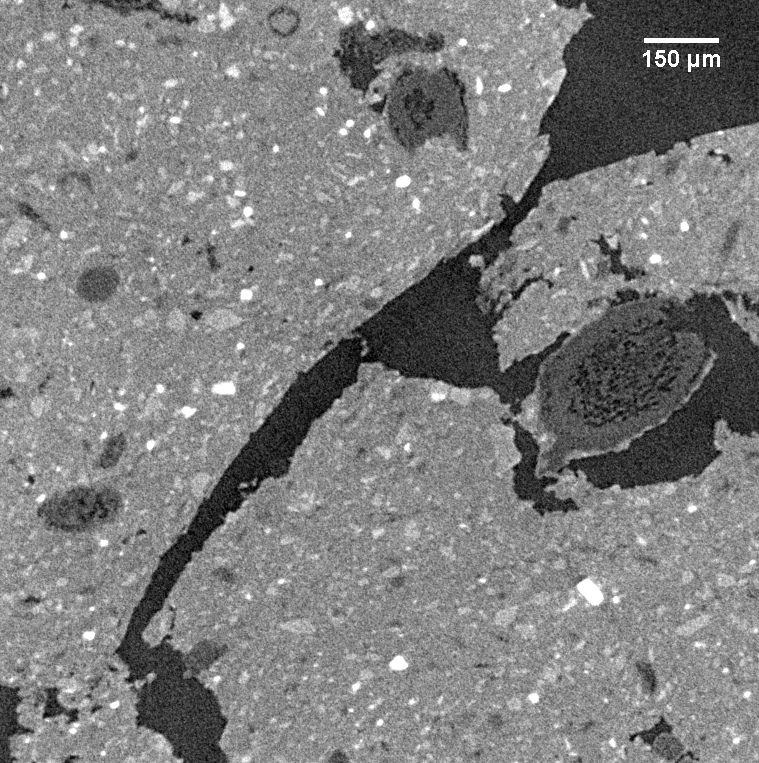
#> input picture data/test_images/A1_test.png, 759 x 763 px, found by its file name; the run also reads 1 picture not shown here
$ jupyter execute --allow-errors 10_STMC_Image_processing_segmentation_and_morphological_operators.ipynb   (shell and % lines are left out)
#> lines starting #> are read from the running program, lines starting #| are printed output that depends on the picture
## Image processing - segmentation and morphological operators

This exercise sheet is based on the "Synchrotron techniques for materials characterization" lecture. By going through this jupyter notebook and filling in the blanks you will learn how to assess basic properties of your image, perform simple image operations, assess the image quality quantitatively and apply a mean template filter.

The example code and solutions were created by André Lopes Marinho and Berit Zeller-Plumhoff.

### Loading required libraries

You will require the following libraries. If loading any of them fails, please use pip install to install any missing libraries.

[cell 1]
# Importing libraries
import numpy as np
import math
import matplotlib.pyplot as plt
import ipympl
import imageio.v3 as iio
import skimage
from skimage import draw

### Loading images and basic properties

The first task will be to write a function that will automatically load and display an image based on the image path that will be provided as an argument to the function.

Please fill in the missing lines as indicated in the comments to load the image.

[cell 2]
# Jupyter Magic Command that will ensure our images display in our Jupyter
# document with pixel information that will help us to run commands more efficiently

def load_and_show_image(path):
    """Loads and shows an image given a defined path.

    Args:
        path(string): String containing path for images with proper file extension.
            Example: "images/*.tif"

    Returns:
        numpy.ndarray: Array with image defined in path.
    """
#> called with path = 'test_images/A1_test.png'

    # We will use the skimage library to read our image
    # use the iio.imread function to read in the image and use matplotlib to display in in greyscale
    image = iio.imread(uri=path)
#> image is the input picture: shape (763, 759); min 0, max 255, mean 126.9
#> call 2 of load_and_show_image, with path = 'test_images/bone_16bit.png'
#> in load_and_show_image (call 2), `image = iio.imread(uri=path)`:
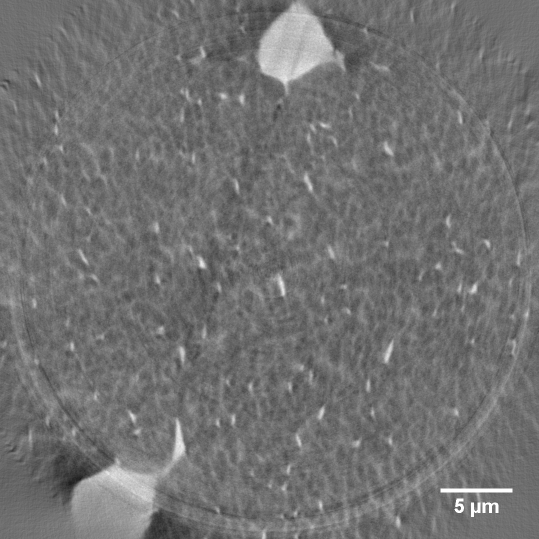
#> image: shape (1078, 1078) uint16 (shown at 1/2 size); min 24, max 255, mean 113.6
    plt.imshow(image, cmap='gray')
    print(path + ' was loaded successfully.')

    return image

Once the image is loaded, we can assess it shape using the .shape command and the type of the image using the .dtype command. Find out what values the commands returns based on different example images that are provided in the test_images folder.

[cell 3]

img = load_and_show_image(path='test_images/A1_test.png')

Write a short function that prints the image type, height, width and number of channels for any given input image.

[cell 4]
def print_image_props(image):
    """Displays image type, height, width and number of channels given an image.

    Args:
        image(variablename): variable name of an image
    """
    # The method 'iio.imread' returns an numpy.ndarray, so we can perform array operations on the variable
    # 'image', like showing the number of channels/depth of the image.
    image_shape = image.shape
    image_type = image.dtype

    # With this information, we can also print some image properties
    if len(image_shape) > 2:
        print('Type =', image_type)
        print('Height =', image_shape[0])
        print('Width =', image_shape[1])
        print('# of channels =', image_shape[2])
    else:
        print('Type =', image_type)
#| Type = uint16
        print('Height =', image_shape[0])
#| Height = 1078
        print('Width =', image_shape[1])
#| Width = 1078
        print('# of channels =', 1)

[cell 5]
path='test_images/bone_16bit.png'
img = load_and_show_image(path)
print_image_props(img)

### Histogram

In addition to assessing the general image properties, we are usually interested in knowing the greyscale distribution, i.e. the histogram, which gives us a first impression of image quality in terms of contrast and segmentability.

In this following code snipped complete the function to evaluate and the histogram of an image that is input into the function as a numpy.ndarray.

[cell 6]
def show_histogram(image):
    """Showns an histogram given an image. This method considers the image will be
        either grayscale or RGB

    Args:
        img(numpy.ndarray): Image represented by array

    Returns:
        None
    """

    # First, we need to know if the image is grayscale or RGB
    # use the shape function to do so
    image_shape = image.shape
    image_type = image.dtype

    # Next, we can define some properties of our histogram figure
    # create an empty figure with title, xlabel, ylabel and set the limits of the x-axis
    plt.figure()
    plt.title("Histogram")
    plt.xlabel("Value")
    plt.ylabel("Pixel count")
    plt.xlim([0, np.max(image)])

    # Finally, create a histrogram using the numpy histogram function and plot it
    # use a bin number of 256 in all cases
    if len(image_shape) > 2:
        colors = ("red", "green", "blue")
        for (channel_id, color) in enumerate(colors):
            histogram, bin_edges = np.histogram(image[:, :, channel_id], bins=256, range=(0, np.max(image[:, :, channel_id])))
            plt.plot(bin_edges[0:-1], histogram, color=color)
    else:
        histogram, bin_edges = np.histogram(image, bins=256, range=(0,np.max(image)))
#> histogram = 256 values, max 40463 at index 110, min 0 at index 0, mean 4539.4; bin_edges = 257 values from 0 to 255
        plt.plot(bin_edges[0:-1], histogram)

    return None

Now load a couple of test images and display their histogram using the functions you have adapted.

[cell 7]

# Load an image and show its histogram

img = load_and_show_image(path='test_images/bone_16bit.png')
show_histogram(image=img)

### Simple image operations

Once we are able to load an image and assess its properties as well as its histogram, we can perform a number of matrix operations on it.

As shown as an example in the lecture, perform the following operation for the image $A$: $$A_{new}=\frac{A}{4}+100$$ (make sure that the matrix dimensions fit).

Use both the "bone_16bit.png" image and the "A1_test.png" image as input. Comment on how the image operation has changed the original image in both cases.

[cell 8]

img = load_and_show_image(path='test_images/A1_test.png')

# perform the operation
img_new = (img / 4) + 100 * np.ones((img.shape))
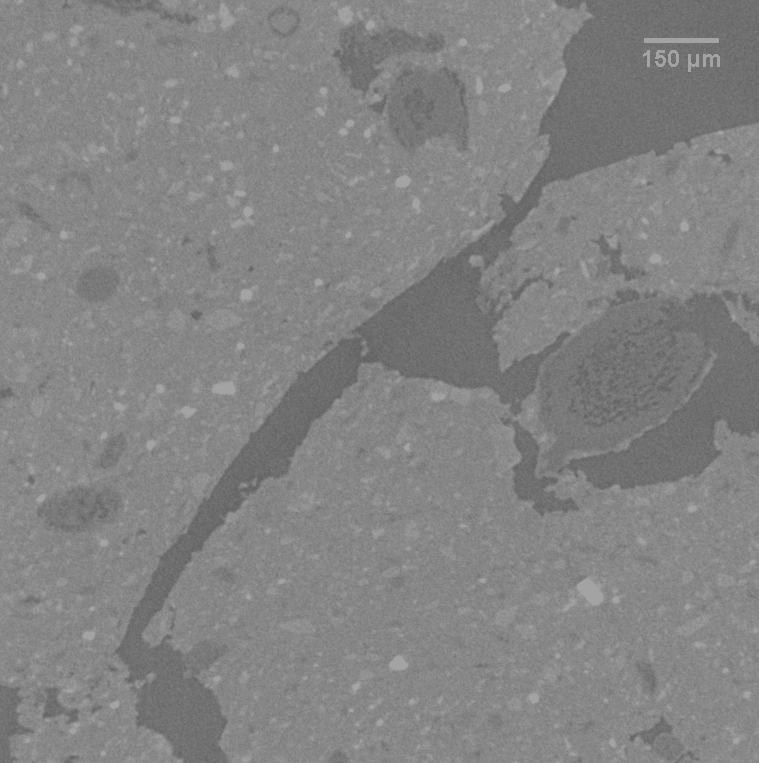
#> img_new: shape (763, 759) float64; min 100, max 163.8, mean 131.7

# show the image and print the properties and show the histogram
plt.imshow(img_new, cmap='gray')
print_image_props(img_new)
#| Type = float64
#| Height = 763
#| Width = 759
show_histogram(image=img_new)

Similarly, as shown in the lecture perform the operation $$A_{new}=A*2$$

[cell 9]

# perform the operation
img_new = (img *2)
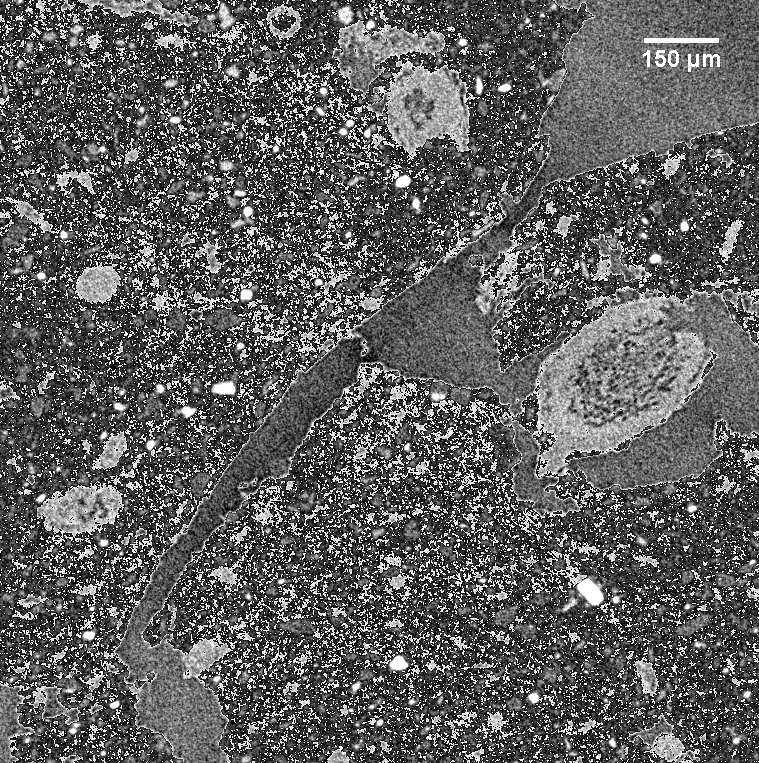
#> img_new: shape (763, 759); min 0, max 254, mean 94.8

# show the image and print the properties and show the histogram
plt.imshow(img_new, cmap='gray')
print_image_props(img)
#| Type = uint8
#| Height = 763
#| Width = 759
show_histogram(image=img_new)
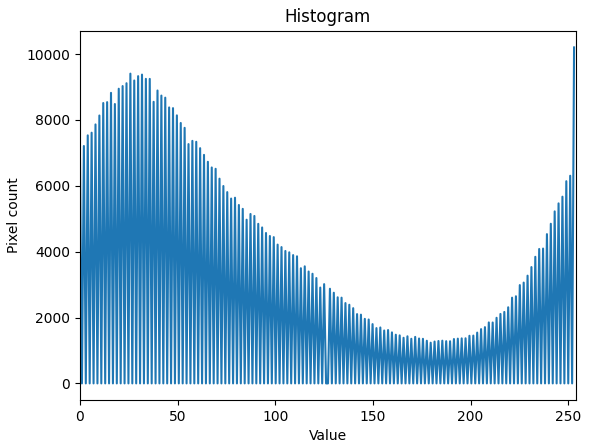
#> figure drawn by matplotlib, 1 panel; curve peaks at x = 253, y = 10202

In addition to adding or multiplying an image with scalars, we can add/subtract/multiply/divide images. This is a task performed often for example during the flat and dark field correction of projections prior to the 3D reconstruction of images.

In the next task, please perform this correction of the projection "proj.png" in the test_images folder. In the same folder you will find the corresponding "dark" and "flat" image. Compare how the histogram of the projection changes due to the correction and comment on this based on what you observe qualitatively in the image.

#> (a cell that did not finish here is left out)

#> (a cell that did not finish here is left out)

#> (a cell that did not finish here is left out)

### Image quality

In addition to assessing the image histogram, we want to assess the image quality quantitatively. We can do so by calculating the signal-to-noise ratio (SNR) and contrast-to-noise ratio (CNR) for different regions of our image. In the following, you need to add missing code to two functions which will compuate SNR and CNR following the input of two image regions, respectively. We choose the following definitions of SNR and CNR: $$SNR = \frac{S_i}{0.5\sqrt{\sigma_i^2+\sigma_{bg}^2}}$$ and $$CNR = \frac{|S_i-S_j|}{0.5\sqrt{\sigma_i^2+\sigma_j^2}}$$
where $S_i$ and $S_j$ are the mean greyscale values of the regions $i$ and $j$ and the respective $\sigma$ the standard deviation of the greyscale values. For the SNR we attain the overall noise by taking into account the background noise too.

[cell 13]
# [21 lines left out: function get_signal_to_noise_ratio, not called in this run]


def get_contrast_to_noise_ratio(region_i, region_j):
    """Calculates Contrast-to-Noise Ratio (CNR) by the following expression:

                CNR = |mean(region_i) - mean(region_j)| / 0.5*[sqrt(stdev(region_i)^2 + stdev(region_j)^2)]

    Args:
        region_i(numpy.ndarray): Array slice defining region i
        region_bg(numpy.ndarray): Array slice defining region j
    Returns:
        double: CNR value
    """

    # calculate the numerator of the CNR
    a = abs(np.mean(region_i) - np.mean(region_j))
    # calculate the denominator of the CNR
    b = 0.5 * math.sqrt(np.std(region_i) ** 2 + np.std(region_j) ** 2)

    # compute and return the CNR
    CNR = a / b

    return CNR

Based on the functions you have just created please calculate both SNR and CNR between the four quadrants of the image SNR_CNR.tif in the folder test_images. Overall, you should create four or six comparisons for SNR and CNR, respectively. To calculate the SNR you may assume that the darkest image quadrant is the background.

In order to use the functions you must identify the regions within the image. Identify the image dimensions to do so.

#> (a cell that did not finish here is left out)

#> (a cell that did not finish here is left out)

#> (a cell that did not finish here is left out)

Please comment on the values that you have obtained.

In the next task, use image "A1_test2.png" and calculate the CNR for root vs. soil, root vs. background and soil vs. background. Please comment on why you are selecting specific regions and comment on your results.

[cell 17]

earth = load_and_show_image(path='test_images/A1_test2.png')
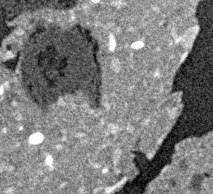
#> input picture data/test_images/A1_test2.png, 213 x 194 px, found by its file name
#> in load_and_show_image, image is the input picture: shape (194, 213); min 0, max 255, mean 125.1

print_image_props(earth)
#| Type = uint8
#| Height = 194
#| Width = 213

[cell 18]
# Select different regions from the image and calculate SNR and CNR values

# Regions
air = earth[75:100, 185:210]
soil = earth[75:100, 110:135]
root = earth[55:75, 70:90]

# Visualizing them on the image

img_aux = earth.copy()

row_air, col_air = skimage.draw.rectangle_perimeter(start=(75, 185), end=(100, 210))
row_soil, col_soil = skimage.draw.rectangle_perimeter(start=(75, 110), end=(100, 135))
row_root, col_root = skimage.draw.rectangle_perimeter(start=(55, 70), end=(75, 90))

# For better vizualization

fig, ax = plt.subplots()
ax.imshow(img_aux, cmap = 'gray')
ax.plot(col_air, row_air, '-r')
ax.plot(col_soil, row_soil, '-g')
ax.plot(col_root, row_root, '-b')

# Calculate CNR

# CNR - Soil and Root
CNR1 = get_contrast_to_noise_ratio(soil, root)
#> in get_contrast_to_noise_ratio, `a = abs(np.mean(region_i) - np.mean(region_j))`: a = 64.45
#> in get_contrast_to_noise_ratio, `b = 0.5 * math.sqrt(np.std(region_i) ** 2 + np.std(region_j) ** 2)`: b = 11.12
#> in get_contrast_to_noise_ratio, `CNR = a / b`: CNR = 5.8
#> CNR1 = 5.8
print('CNR soil vs. root: ', np.round(CNR1,2))
#| CNR soil vs. root:  5.8

# CNR - Soil and Air
CNR2 = get_contrast_to_noise_ratio(soil, air)
#> CNR2 = 8.63
print('CNR soil vs. air: ', np.round(CNR2,2))
#| CNR soil vs. air:  8.63

# CNR - Air and Root
CNR3 = get_contrast_to_noise_ratio(air, root)
#> CNR3 = 3.23
print('CNR air vs. root: ', np.round(CNR3,2))
#| CNR air vs. root:  3.23
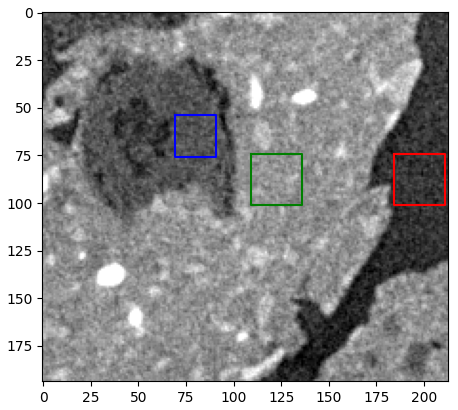
#> figure drawn by matplotlib, 1 panel

### Image filters

If the image quality that we have determined is insufficient, e.g. if the CNR is particularly low, we can apply filters to improve the noise level while maintaining the sharpness of the features we are interested in. To do so, you will complete a function that defines a mean filter which is applied as a quadratic kernel template to the image. The function takes the original image and the filter kernel size as input and outputs the filtered image. You can move the template across the image in a scanning manner - in order to adjust for the edges correctly, you should apply a zero padding at the image borders.

[cell 19]
def mean_filter(image, filter_size):
    """Applies mean filter in a given image.

    Args:
        image(numpy.ndarray): Image to be filtered
        filter_size(numpy.ndarray): Size of kernel
    Returns:
        numpy.ndarray: Filtered image
    """
#> called with filter_size = 3

    temp = []
    padding = filter_size // 2
    img_final = np.zeros((image.shape))

    img_aux=np.zeros((image.shape[0]+padding*2,image.shape[1]+padding*2))
    img_aux[padding:-padding,padding:-padding]=image.copy()
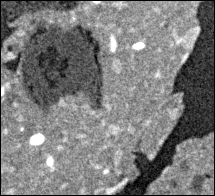
#> img_aux: shape (196, 215) float64; min 0, max 255, mean 122.7

    for i in range(image.shape[0]):
        for j in range(image.shape[1]):
            temp=img_aux[i:i+filter_size,j:j+filter_size]
            img_final[i][j] = np.mean(temp)
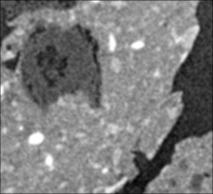
#> img_final: shape (194, 213) float64; min 3.33, max 255, mean 124.3

    return img_final

Apply the filter to the image "A1_test2.png" with different kernel sizes and plot both the original and the filtered image next to each other.

[cell 20]
### %matplotlib widget

# earth = load_and_show_image(path='test_images/A1_test2.png')

# Mean filter
img_mean = mean_filter(earth, 3)

# Plot your results to compare each one
fig, (ax1, ax2) = plt.subplots(1, 2)
ax1.imshow(earth, cmap='gray')
ax2.imshow(img_mean, cmap='gray')
fig.tight_layout()

Finally, compute the CNR again for the regions your defined on the image previously and comment on how a mean filter with kernel size 3 has changed the CNR values.

[cell 21]
# Select different regions from the image and calculate SNR and CNR values

# Regions
air2 = img_mean[75:100, 185:210]
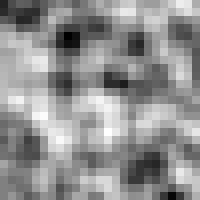
#> air2: shape (25, 25) float64 (shown 8 times larger); min 31.22, max 69, mean 52.7; drawn with min black and max white
soil2 = img_mean[75:100, 110:135]
root2 = img_mean[55:75, 70:90]
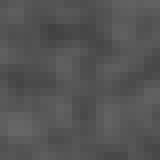
#> root2: shape (20, 20) float64 (shown 8 times larger); min 65.89, max 102.2, mean 84.8

# Visualizing them on the image

img_aux = img_mean.copy()

row_air, col_air = skimage.draw.rectangle_perimeter(start=(75, 185), end=(100, 210))
row_soil, col_soil = skimage.draw.rectangle_perimeter(start=(75, 110), end=(100, 135))
row_root, col_root = skimage.draw.rectangle_perimeter(start=(55, 70), end=(75, 90))

# For better vizualization

fig, ax = plt.subplots()
ax.imshow(img_aux, cmap = 'gray')
ax.plot(col_air, row_air, '-r')
ax.plot(col_soil, row_soil, '-g')
ax.plot(col_root, row_root, '-b')

# Calculate CNR

# CNR - Soil and Root
CNR1_mean = get_contrast_to_noise_ratio(soil2, root2)
#> (the rest of the program and of its run is left out)
